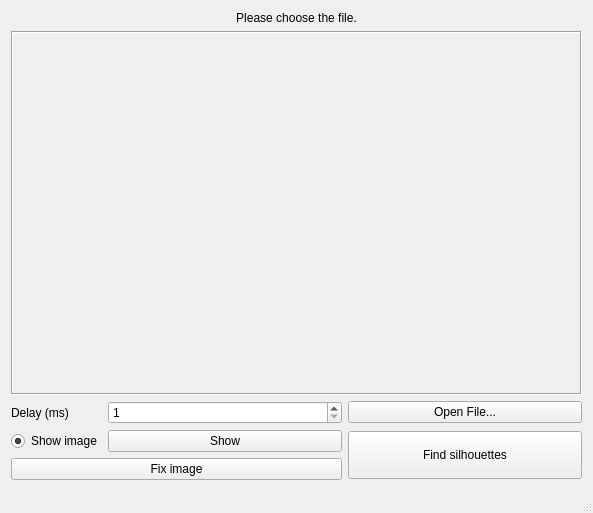
<?xml version="1.0" encoding="UTF-8"?>
<ui version="4.0">
 <class>window</class>
 <widget class="QMainWindow" name="window">
  <property name="geometry">
   <rect>
    <x>0</x>
    <y>0</y>
    <width>593</width>
    <height>513</height>
   </rect>
  </property>
  <property name="maximumSize">
   <size>
    <width>1280</width>
    <height>720</height>
   </size>
  </property>
  <property name="windowTitle">
   <string>Silhouettes Counter v1.0</string>
  </property>
  <widget class="QWidget" name="centralWidget">
   <layout class="QGridLayout" name="gridLayout">
    <item row="0" column="0" colspan="3">
     <widget class="QLabel" name="titleLabel">
      <property name="text">
       <string>Please choose the file.</string>
      </property>
      <property name="alignment">
       <set>Qt::AlignCenter</set>
      </property>
     </widget>
    </item>
    <item row="3" column="2" rowspan="2">
     <widget class="QPushButton" name="findSilhButton">
      <property name="sizePolicy">
       <sizepolicy hsizetype="Minimum" vsizetype="Fixed">
        <horstretch>0</horstretch>
        <verstretch>0</verstretch>
       </sizepolicy>
      </property>
      <property name="minimumSize">
       <size>
        <width>0</width>
        <height>48</height>
       </size>
      </property>
      <property name="text">
       <string>Find silhouettes</string>
      </property>
      <property name="checkable">
       <bool>false</bool>
      </property>
      <property name="flat">
       <bool>false</bool>
      </property>
     </widget>
    </item>
    <item row="3" column="1">
     <widget class="QPushButton" name="showButton">
      <property name="text">
       <string>Show</string>
      </property>
     </widget>
    </item>
    <item row="3" column="0">
     <widget class="QRadioButton" name="showRadioButton">
      <property name="text">
       <string>Show image</string>
      </property>
      <property name="checked">
       <bool>true</bool>
      </property>
      <property name="autoRepeat">
       <bool>true</bool>
      </property>
     </widget>
    </item>
    <item row="1" column="0" colspan="3">
     <widget class="QScrollArea" name="scrollArea">
      <property name="frameShape">
       <enum>QFrame::Box</enum>
      </property>
      <property name="widgetResizable">
       <bool>true</bool>
      </property>
      <property name="alignment">
       <set>Qt::AlignCenter</set>
      </property>
      <widget class="QWidget" name="scrollAreaWidgetContents">
       <property name="geometry">
        <rect>
         <x>0</x>
         <y>0</y>
         <width>571</width>
         <height>347</height>
        </rect>
       </property>
       <layout class="QFormLayout" name="formLayout_2">
        <item row="0" column="0">
         <widget class="QLabel" name="label">
          <property name="text">
           <string/>
          </property>
         </widget>
        </item>
       </layout>
      </widget>
     </widget>
    </item>
    <item row="2" column="0">
     <widget class="QLabel" name="delayLabel">
      <property name="maximumSize">
       <size>
        <width>70</width>
        <height>16777215</height>
       </size>
      </property>
      <property name="text">
       <string>Delay (ms)</string>
      </property>
     </widget>
    </item>
    <item row="2" column="2">
     <widget class="QPushButton" name="openFileButton">
      <property name="text">
       <string>Open File...</string>
      </property>
     </widget>
    </item>
    <item row="4" column="0" colspan="2">
     <widget class="QPushButton" name="fixImageButton">
      <property name="text">
       <string>Fix image</string>
      </property>
     </widget>
    </item>
    <item row="2" column="1">
     <widget class="QSpinBox" name="delayBox">
      <property name="minimum">
       <number>1</number>
      </property>
      <property name="maximum">
       <number>1000</number>
      </property>
     </widget>
    </item>
   </layout>
  </widget>
  <widget class="QMenuBar" name="menuBar">
   <property name="geometry">
    <rect>
     <x>0</x>
     <y>0</y>
     <width>593</width>
     <height>20</height>
    </rect>
   </property>
  </widget>
  <widget class="QStatusBar" name="statusBar"/>
 </widget>
 <layoutdefault spacing="6" margin="11"/>
 <resources/>
 <connections/>
</ui>
